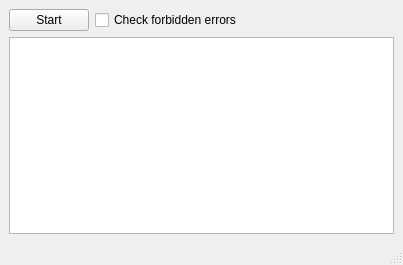
<?xml version="1.0" encoding="UTF-8"?>
<ui version="4.0">
 <class>MainWindow</class>
 <widget class="QMainWindow" name="MainWindow">
  <property name="geometry">
   <rect>
    <x>0</x>
    <y>0</y>
    <width>403</width>
    <height>265</height>
   </rect>
  </property>
  <property name="windowTitle">
   <string>MainWindow</string>
  </property>
  <widget class="QWidget" name="centralwidget">
   <layout class="QGridLayout" name="gridLayout">
    <item row="1" column="0" colspan="3">
     <widget class="QListView" name="listView"/>
    </item>
    <item row="0" column="0">
     <widget class="QPushButton" name="pushButtonStart">
      <property name="text">
       <string>Start</string>
      </property>
     </widget>
    </item>
    <item row="0" column="2">
     <spacer name="horizontalSpacer">
      <property name="orientation">
       <enum>Qt::Horizontal</enum>
      </property>
      <property name="sizeHint" stdset="0">
       <size>
        <width>301</width>
        <height>20</height>
       </size>
      </property>
     </spacer>
    </item>
    <item row="0" column="1">
     <widget class="QCheckBox" name="checkBoxCheckForbiddenErrors">
      <property name="text">
       <string>Check forbidden errors</string>
      </property>
     </widget>
    </item>
   </layout>
  </widget>
  <widget class="QStatusBar" name="statusbar"/>
  <action name="actionExit">
   <property name="text">
    <string>Exit</string>
   </property>
  </action>
 </widget>
 <resources>
  <include location="../../checker.qrc"/>
 </resources>
 <connections>
  <connection>
   <sender>actionExit</sender>
   <signal>triggered()</signal>
   <receiver>MainWindow</receiver>
   <slot>close()</slot>
   <hints>
    <hint type="sourcelabel">
     <x>-1</x>
     <y>-1</y>
    </hint>
    <hint type="destinationlabel">
     <x>248</x>
     <y>119</y>
    </hint>
   </hints>
  </connection>
 </connections>
</ui>
